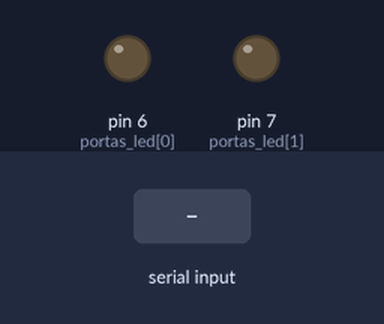
The sketch below on a simulated Arduino Uno, built with avr-gcc and run on an emulated ATmega328P. On the bench: output pins drawn as LEDs (lit = HIGH). The inputs (shaded band) are chosen by the test bench.

Above: at 1.2 s.
1.3 s: "A" received over Serial
At 2.5 s:
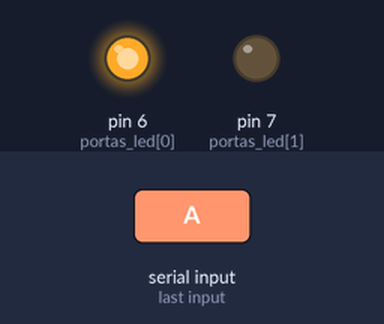
2.8 s: "a" received over Serial
At 3.9 s:
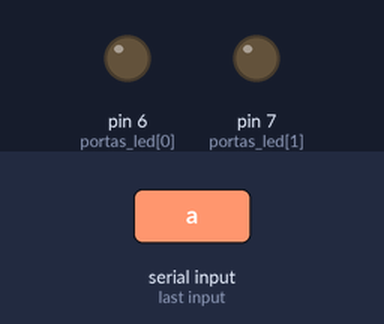
Timing chart, 0 to 5.8 s (numbered marks = the images above; inputs shaded):
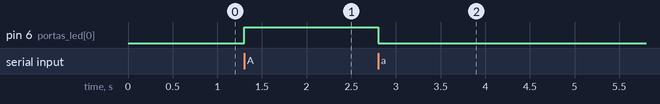

Measured:
- after the input at 1.3 s, pin 6 (portas_led[0]): LOW → HIGH at once
- after the input at 2.8 s, pin 6 (portas_led[0]): HIGH → LOW at once

The sketch:

Controlando_Leds.ino
```cpp
int portas_led[2]={6,7};

void setup() {
  for(int pinos_led=0;pinos_led<2;pinos_led++){
    pinMode(portas_led[pinos_led],OUTPUT);
  }
  Serial.begin(9600);
}

void loop() {
  char c=Serial.read();
  if(c=='A'){digitalWrite(portas_led[0],HIGH);}
  if(c=='a'){digitalWrite(portas_led[0],LOW);}
}
```
